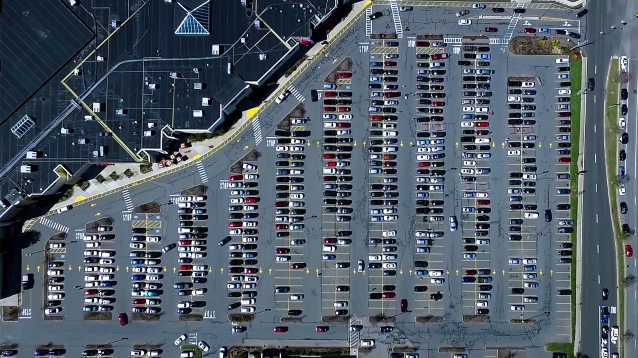
#> input picture myProject/resource/img.png, 638 x 358 px
$ python test.py
#> lines starting #> are read from the running program, lines starting #| are printed output that depends on the picture; after the words box and inside, x2 and y2 are one past the last pixel; in counts of white or black regions, pixels touching at a corner belong together
#> in rect_region, img is the input picture: shape (358, 638, 3); mean B, G, R 103.2, 91.8, 80.5
#背景过滤
import operator

import cv2 as cv
import numpy as np
from fontTools.misc.cython import returns
from matplotlib.pyplot import imshow


#图像的处理
def select_color():

    #读取图片
    img=cv.imread("resource/img.png")

    # 二值化过滤背景
    #保留像素值为120-255
    lower=np.uint8([120,120,120])
    upper=np.uint8([255,255,255])

    #相当于增加掩膜
    white_mask=cv.inRange(img,lower,upper)
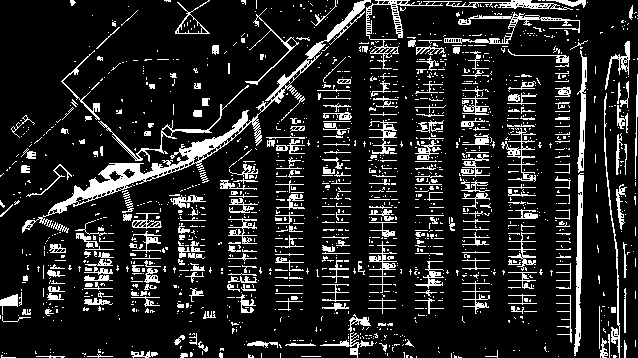
#> white_mask: shape (358, 638); 14.1% white in thin lines or dots
    masked_img = cv.bitwise_and(img, img, mask=white_mask)
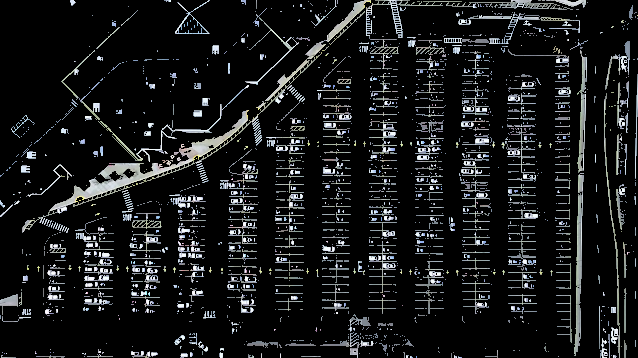
#> masked_img: shape (358, 638, 3); mean B, G, R 25.6, 24.8, 23.7


    # Canny边缘检测

    low, high = 100, 180     #确定阈值
    img_can = cv.Canny(masked_img, low, high)
#> img_can: shape (358, 638); 15.2% white in thin lines or dots

    return img_can


#这部分为选择所需要的区域，将非停车场的区域过滤
def select_region():

    #传入处理后的二值，进行过边缘检测的图片
    img=select_color()


    #手动选取主题部分
    p1=[40 ,240]
    p2=[40 ,325]
    p3=[580,325]
    p4=[580,35]
    p5=[360,35]
    p6=[220,170]

    vertice=np.array([[p1,p2,p3,p4,p5,p6]],dtype=np.int32)


    #选取点在实际的位置绘制(不必要)
    point_img=img.copy()
    point_img=cv.cvtColor(point_img,cv.COLOR_BGR2RGB)
#> point_img: shape (358, 638, 3); 15.2% white in thin lines or dots
    for point in vertice[0]:
        cv.circle(point_img,(int(point[0]),int(point[1])),2,(255,0,0),4)
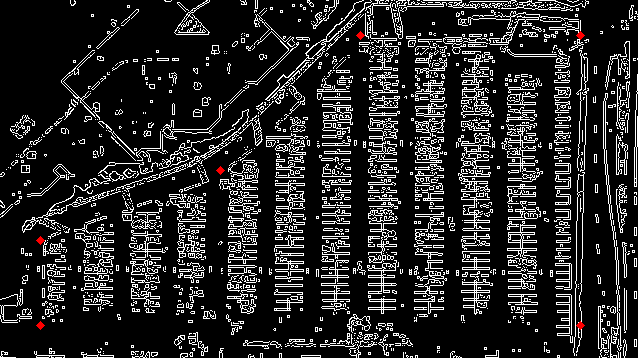
#> point_img: shape (358, 638, 3); mean R, G, B 39, 38.8, 38.8


    #mask，只保留内部区域
    mask=np.zeros_like(img)

    #图像过滤
    cv.fillPoly(mask,vertice,color=255)
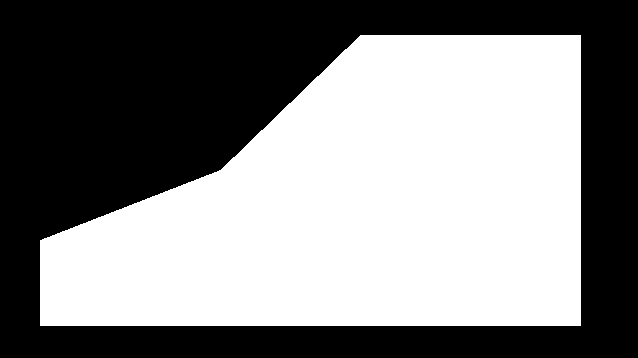
#> mask: shape (358, 638); 51.3% white; 1 black region, box (x1, y1, x2, y2) and area: (0, 0, 638, 358) 111133

    final_img=cv.bitwise_and(img,img,mask=mask)
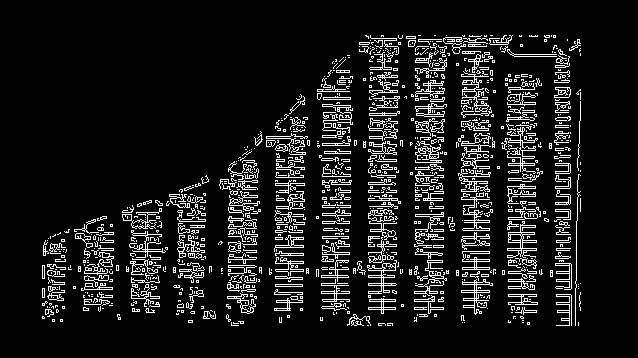
#> final_img: shape (358, 638); 10% white in thin lines or dots, all inside (x1, y1, x2, y2) = (42, 35, 581, 326)

    return final_img


#直线的初步选择
#最终以字典形式返回，特征为列数
def select_line():
    img=select_region()
    img_org=cv.imread("resource/img.png")

    #霍夫直线变换直接转变为直角坐标系
    lines=cv.HoughLinesP(img, rho=0.1, theta=np.pi/10, threshold=15, minLineLength=9, maxLineGap=4)
#> lines = 920 rows, first 6: [85, 286, 99, 286], [229, 232, 254, 232], [434, 316, 434, 307], [462, 269, 495, 269], [556, 279, 576, 279], [463, 205, 488, 205]
    prefect_line=[]

    #过滤直线
    for line in lines:
        x1,y1,x2,y2=line[0]


       # cv.line(img_org,(x1,y1),(x2,y2),(255,0,0),2)

        #将水平，长度符合的直线过滤出
        if abs(y2 - y1) <= 0.5 and 12 <= abs(x2 - x1) <= 35:
           cv.line(img_org,(x1,y1),(x2,y2),(0,0,255),1)
           prefect_line.append([x1,y1,x2,y2])
#> this loop made 920 passes
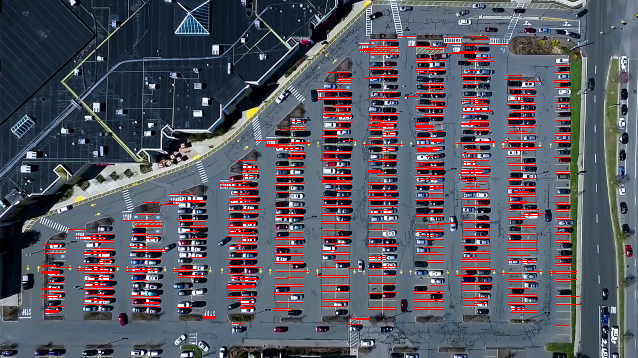
#> img_org: shape (358, 638, 3); 5.24% of pixels changed, all inside (x1, y1, x2, y2) = (42, 36, 580, 326)
#> after the loop, prefect_line = 581 items, first 6: [85, 286, 99, 286], [229, 232, 254, 232], [462, 269, 495, 269], [556, 279, 576, 279], [463, 205, 488, 205], [508, 242, 536, 242]


    #operator 先按x进行从小排序,再次基础上按照y进行从小排序，既可以做成第一列第一行，第二行、、、到第二列
    sort_lines=sorted(prefect_line,key=operator.itemgetter(0,1))
#> sort_lines = 581 items, first 6: [42, 265, 55, 265], [42, 266, 56, 266], [42, 271, 59, 271], [42, 272, 59, 272], [42, 273, 59, 273], [42, 288, 59, 288]


    #将排列好的直线用字典分类储存
    #按照列来，每列的车位进行整理
    #原理：每一列车列位置相差不大，相差太大为不同列
    diff_line={}
    list_row=[]
    label_row = 1
    for i in range(len(sort_lines)-1):
        a1,c1,a2,c2=sort_lines[i]
        b1,d1,b2,d2=sort_lines[i+1]


        if abs(a1-b1)<6:
            list_row.append(sort_lines[i])

        else:
            list_row.append(sort_lines[i])
            diff_line[label_row]=list_row
            label_row+=1
            list_row = []
#> this loop made 580 passes
#> (a1, c1, a2, c2, b1, d1, b2, d2) on passes 20 to 21: (56, 267, 70, 267, 68, 229, 85, 229), (68, 229, 85, 229, 75, 236, 95, 236)
#> (a1, c1, a2, c2, b1, d1, b2, d2) on passes 1 to 6: (42, 265, 55, 265, 42, 266, 56, 266), (42, 266, 56, 266, 42, 271, 59, 271), (42, 271, 59, 271, 42, 272, 59, 272), (42, 272, 59, 272, 42, 273, 59, 273), (42, 273, 59, 273, 42, 288, 59, 288), (42, 288, 59, 288, 42, 289, 59, 289)

    diff_line[label_row] = list_row
    label_row += 1
  #  cv.imshow('img',img_org)
  #  cv.waitKey(0)

    return diff_line


#将图片中的列型区域绘制成矩形
#
def rect_region():

    img=cv.imread("resource/img.png")
    dict_line=select_line()


    rect_lists=[]
    for key in dict_line.keys():
        values=dict_line[key]


        #讲一些非车位过滤(这里选定,车位大于5则为车位)
        if len(values)>5:
             values=sorted(values,key=lambda x:x[1])
             a=(values[0][0],values[0][1])
             b=(values[0][2]+10,values[-1][3])
             rect_lists.append([a,b])

             for rect_list in rect_lists:

                 cv.rectangle(img,rect_list[0],rect_list[1],(0,0,255),2)
#> this loop made 22 passes
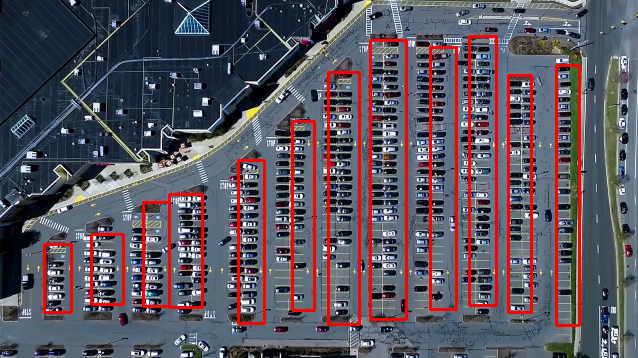
#> img: shape (358, 638, 3); mean B, G, R 95.2, 84.5, 91


    cv.imshow('img',img)
    cv.waitKey(0)

rect_region()
